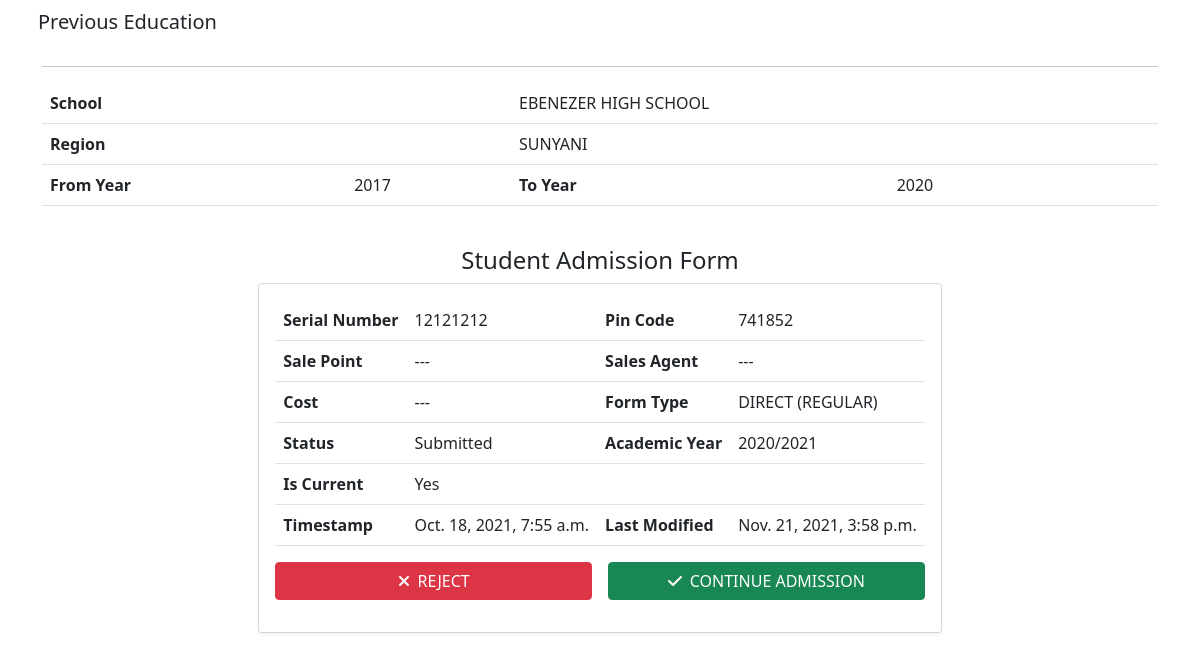
/admission/staff/formsdetails/12121212/1/?back=/admission/staff/detail/12121212/ (signed in, lower part), run on an earlier commit of the app's database.
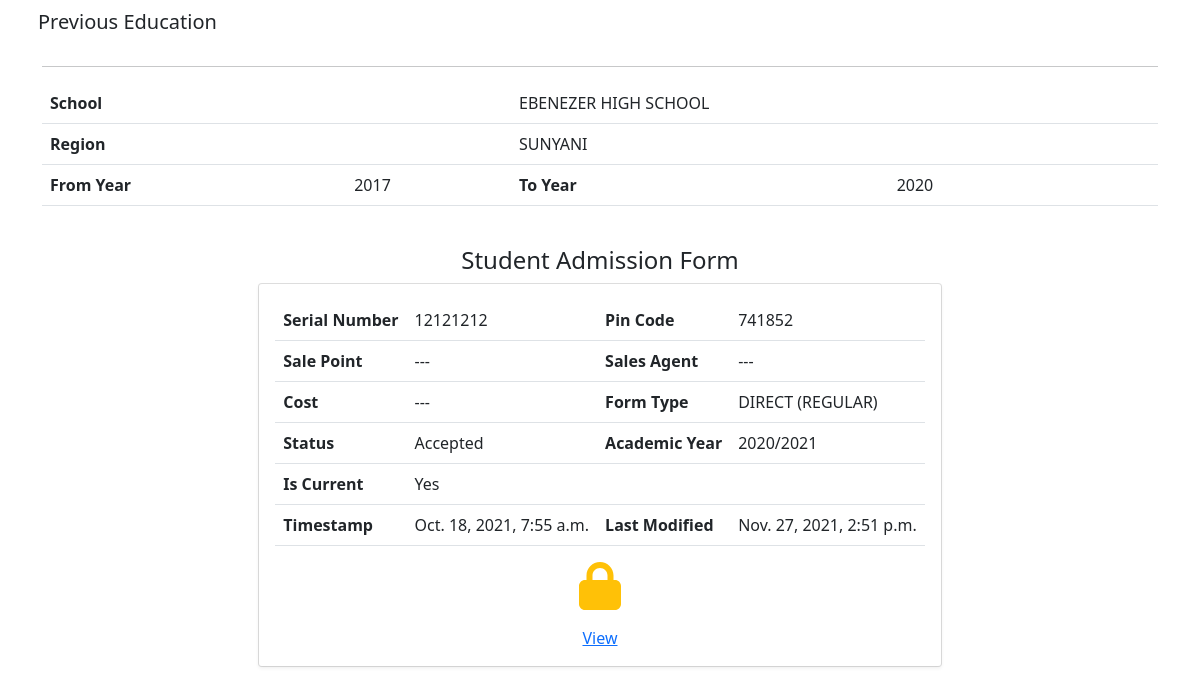
And on a later commit of the database.
### admission/models.py (models this page shows, shortened)
class StudentForms(models.Model):
    serial_number = models.CharField(max_length=120, unique=True)
    pin_code = models.CharField(max_length=120)
    form_type = models.ForeignKey(max_length=60, to=FormTypeChoicesModel, on_delete=models.CASCADE,
                                  related_name='forms')
    cost = models.IntegerField(null=True, blank=True, help_text='Current in Ghana Cedis')
    candidate_name = models.CharField(max_length=120, null=True, validators=(validate_alphanumberic_space,), blank=True)
    candidate_phone_number = PhoneNumberField(null=True, blank=True)
    sales_point = models.CharField(max_length=120, null=True, blank=True)
    sales_point_location = models.CharField(max_length=120, help_text='Town, city or community', null=True, blank=True)
    sales_agent = models.CharField(max_length=120, verbose_name='Sales agent\'s', null=True, blank=True)
    academic_year = models.CharField(max_length=10, help_text='this_year / next_year', null=True,
                                     choices=AcademicYear.choices(),
                                     default=AcademicYear.default(),
                                     blank=True
                                     )
    timestamp = models.DateTimeField(auto_now_add=True)
    updated_at = models.DateTimeField(auto_now=True)
    status = models.CharField(max_length=30, choices=FormStatusChoice.choices, default=FormStatusChoice.NEW, null=True)
    is_current = models.BooleanField(default=True, help_text='Current status of the form.')
    objects = StudentFormsManager()
    class Meta:
        verbose_name_plural = 'Student Forms'
        permissions = [
            ('can_audit_admission_form', 'can audit student admission form'),
            ('can_reject_studentform', 'can reject student admission form'),
            ('can_accept_studentform', 'can accept student admission form'),
            ('view_studentform_detail', 'view student admission form detail'),
        ]
    def __str__(self):
        return 'Admission forms(%s)' % str(self.serial_number)
    @property
    def student(self):
        return self.student_admission_form
    @property
    def is_locked(self):
        return self.status in (FormStatusChoice.ACCEPTED, FormStatusChoice.REJECTED)
    @property
    def has_submitted(self):
        return self.status in (FormStatusChoice.SUBMITTED, FormStatusChoice.ACCEPTED)

class FormTypeChoicesModel(models.Model):
    title = models.CharField(max_length=120, validators=[validate_alphanumberic_space])
    subtitle = models.CharField(max_length=120, validators=[validate_alphanumberic_space])
    timestamp = models.DateTimeField(auto_now_add=True)
    objects = FormTypeManager()
    class Meta:
        ordering = ('title', 'id')
        constraints = [
            UniqueConstraint(fields=['title', 'subtitle'], name='unique_formtype')
                       ]
    def __str__(self):
        return self.title + ' (%s)' % self.subtitle

### admission/views.py (the view, shortened to what this page needs)
# urls.py: path('formsdetails/<str:serial_number>/<int:id>/', StudentFormsDetailView.as_view(), name='form_details'),
class StudentFormsDetailView(LoginRequiredMixin, PermissionRequiredMixin, DetailView):
    permission_required = 'admission.view_studentforms'
    template_name = 'admission/admin/detail.html'
    permission_denied_message = 'You need permission to view student forms'
    model = StudentForms
    acceptance_form = AcceptanceConfirmationForm
    def get_context_data(self, **kwargs):
        ctx = super(StudentFormsDetailView, self).get_context_data(**kwargs)
        ctx['title'] = '%s' % self.object
        ctx['back_url'] = self.get_back_url()
        ctx['back_name'] = self.get_back_name()
        ctx['cert_records'] = self.get_all_cert_records()
        ctx['certificate'] = self.certificate_object
        ctx['employment_history'] = self.get_student_employment_history()
        ctx['sponsor'] = self.get_student_sponsor()
        ctx['programme_choices'] = self.get_programme_choices()
        ctx['previous_education'] = self.get_student_previous_education()
        ctx['can_audit_form'] = self.can_user_audit_forms()
        ctx['acceptance_form'] = self.acceptance_form(self.request.POST or None, instance=self.get_programme_choices())
        return ctx
    def get_student_employment_history(self):
        return EmploymentHistoryModel.objects.filter(
            employee_id=self.object.student.profile_id
        ).first()
    def get_student_sponsor(self):
        return StudentSponsor.objects.filter(
            student_id=self.object.student.id
        ).first()
    def get_programme_choices(self):
        return StudentProgrammeChoice.objects.filter(
            student_id=self.object.student.id
        ).first()
    def get_back_url(self):
        return self.request.GET.get('back') or reverse('Admission:allforms')
    def get_back_name(self):
        return self.request.GET.get('backname') or 'forms'
    def get_object(self, queryset=None):
        return get_object_or_404(
            self.model,
            serial_number=self.kwargs['serial_number'],
            id=self.kwargs['id'],
        )
    def get_student_certificate(self):
        try:
            student_id = self.object.student.id
        except models.ObjectDoesNotExist:
            pass
        else:
            return AdmissionCertificate.objects.filter(
                student_id=student_id
            ).first()
    def get_student_previous_education(self):
        return StudentPreviousEducation.objects.filter(
            student_id=self.object.student.id
        ).first()
    def get_all_cert_records(self):
        self.certificate_object = self.get_student_certificate()
        return CertExamRecord.objects.get_for_certificate(self.certificate_object.id)
    def can_user_audit_forms(self):
        return not self.object.is_locked and self.request.user.has_perm('admission.can_audit_admission_form')

### Home/templatetags/institution_extra.py (called while the page is built)
@register.simple_tag(name='institutionFullName')
def get_institution_fullname_name():
    return settings.COLLEGE_FULL_NAME

@register.simple_tag(name='institutionShortName')
def get_institution_short_name():
    return settings.COLLEGE_SHORT_NAME

### accounts/LoginSessionMiddleWare.py (called while the page is built)
    def __call__(self, request):
        user = request.user
        if user.is_authenticated:
            stored_session_key = user.session_key
            if stored_session_key and stored_session_key != request.session.session_key:
                try:
                    Session.objects.get(session_key=stored_session_key).delete()
                except Session.DoesNotExist:
                    pass
            user.session_key = request.session.session_key
            user.computer_name = request.META.get('COMPUTERNAME')
            user.username = request.META.get('USERNAME')
            user.http_sec_ch_ua = request.META.get('HTTP_SEC_CH_UA')
            user.os = request.META.get('OS')
            user.save()
        response = self.get_response(request)
        return response

### accounts/models.py (called while the page is built)
    def __str__(self):
        return self.get_full_name()

    def get_full_name(self):
        return ' '.join([self.first_name, self.last_name])

### admission/templates/admission/admin/detail.html (shortened to what the changed rows need)
{% extends 'base/admin/base.html' %}
{% load crispy_forms_tags %}
{% block container %}
    <div class="container">
        <div class="row my-3 my-xl-4">
            <div class="col-12">
                <div class="table-responsive">
                <table class="table">
                    <tr>
                        <th colspan="2">School</th>
                    </tr>
                    <tr>
                        <th colspan="2">Region</th>
                    </tr>
                    <tr>
                        <th>From Year</th>
                        <th title="year completed">To Year</th>
                    </tr>
                </table>
                </div>
            </div>
        </div>
    <div class="row my-3 my-md-4">
        <div class="col-md-8 col-lg-auto mx-auto">
            <div class="card">
                <div class="card-body shadow-sm">
                    <table class="table">
                        <tr>
                            <th>Serial Number</th>
                            <td>{{ studentforms.serial_number }}</td>
                            <th>Pin Code</th>
                            <td>{{ studentforms.pin_code }}</td>
                        </tr>
                        <tr>
                            <th>Sale Point</th>
                            <td>{{ studentforms.sales_point|default_if_none:'---' }}</td>
                            <th>Sales Agent</th>
                            <td>{{ studentforms.sales_agent|default_if_none:'---' }}</td>
                        </tr>
                        <tr>
                            <th>Cost</th>
                            <td>{{ studentforms.cost|default_if_none:'---' }}</td>
                            <th>Form Type</th>
                            <td>{{ studentforms.form_type }}</td>
                        </tr>
                        <tr>
                            <th>Status</th>
                            <td>{{ studentforms.get_status_display }}</td>
                            <th>Academic Year</th>
                            <td>{{ studentforms.academic_year|default_if_none:'---' }}</td>
                        </tr>
                        <tr>
                            <th>Is Current</th>
                            <td>{{ studentforms.is_current|yesno|title }}</td>
                            <td></td>
                            <td></td>
                        </tr>
                        <tr>
                            <th>Timestamp</th>
                            <td>{{ studentforms.timestamp }}</td>
                            <th>Last Modified</th>
                            <td>{{ studentforms.updated_at }}</td>
                        </tr>
                        </table>
                    {% if can_audit_form and not studentforms.is_locked and studentforms.has_submitted %}
                        <div class="d-print-none">
                            <div class="d-flex justify-content-between gap-3 my-3">
                                <button class="btn btn-danger w-50" onclick="openRejectModal()"><span class="fa fa-times me-2"></span>REJECT</button>
                                <button onclick="openAcceptModal()" class="btn btn-success w-50"><span class="fa fa-check me-2"></span>CONTINUE ADMISSION</button>
                            </div>
                        </div>
                    {% elif studentforms.is_locked %}
                        <div class="d-print-none d-flex flex-column justify-content-center gap-3 align-items-center" title="This form is locked for further modification, and editing">
                            <span class="fa fa-lock fa-3x text-warning"></span>
                            <a href="{% url 'Admission:accept_form' serial_number=studentforms.serial_number id=studentforms.id %}?back={{ request.path }}" onclick="dynamicSpinner(this)">View</a>
                        </div>
                    {% elif not studentforms.has_submitted %}
                        <div class="d-print-none d-flex flex-column justify-content-center gap-3 align-items-center" title="This form is locked for further modification, and editing">
                            <span class="fa fa-circle-notch fa-3x fa-spin"></span>
                            <h5>This Student has not submitted the admission forms yet</h5>
                        </div>
                    {% endif %}
                </div>
            </div>
        </div>
    </div>
    </div>
{% endblock %}

What changed in the data, as far as the page shows it:
changed StudentForms "Yes": status "Submitted" → "Accepted"; updated_at "Nov. 21, 2021, 3:58 p.m." → "Nov. 27, 2021, 2:51 p.m."
Also different on the page:
text no longer shown: "REJECT CONTINUE ADMISSION"
text now shown: "View"
